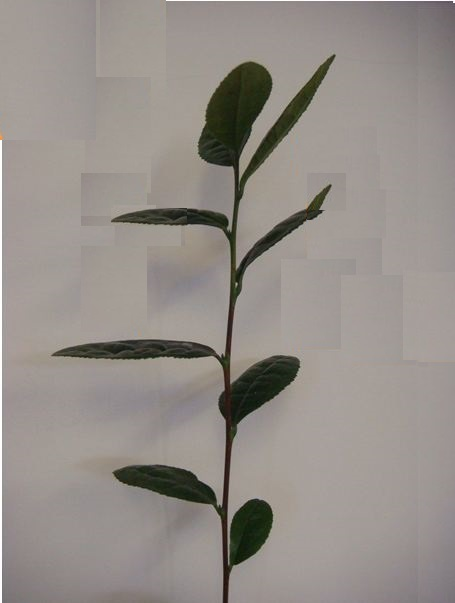
#> input picture images/ex5.jpg, 455 x 603 px, found by its file name
$ jupyter execute ex1.ipynb   (older library calls are emulated)
#> lines starting #> are read from the running program, lines starting #| are printed output that depends on the picture; after the words box and inside, x2 and y2 are one past the last pixel; in counts of white or black regions, pixels touching at a corner belong together
[cell 1]
import numpy as np
import cv2
from matplotlib import pyplot as plt

## Read the image

[cell 2]
def reloadImg():
    return cv2.imread('../../data/ex5.jpg')
#> returned value is the input picture: shape (603, 455, 3); mean B, G, R 136.5, 141.8, 148.1

[cell 3]
img = reloadImg()

#cv2.imshow('img',img)
#cv2.waitKey(0)
#cv2.destroyAllWindows()

plt.imshow(img)
plt.show()

converting to black and white pixel image

[cell 4]
gray = cv2.cvtColor(img,cv2.COLOR_BGR2GRAY)
ret, thresh = cv2.threshold(gray,0,255,cv2.THRESH_BINARY_INV+cv2.THRESH_OTSU)
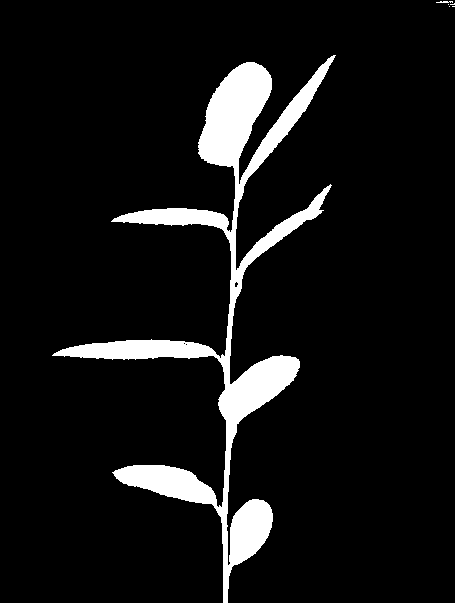
#> thresh: shape (603, 455); 8.1% white; 6 white regions (4 under 20 px), largest, box (x1, y1, x2, y2) and area: (52, 55, 336, 603) 22193, (436, 1, 453, 3) 26
#> ret = 97
plt.imshow(thresh)
plt.show()

cv2.imshow('thresh',thresh)
cv2.waitKey(0)
cv2.destroyAllWindows()

[cell 5]
# noise removal
kernel = np.ones((2,2),np.uint8)

# sure background area
sure_bg = cv2.dilate(thresh,kernel,iterations=3)
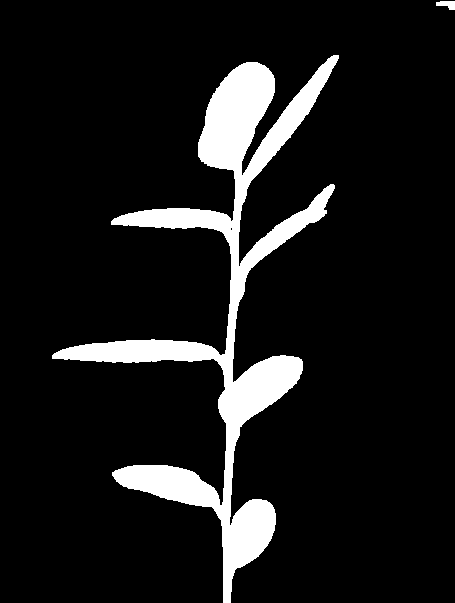
#> sure_bg: shape (603, 455); 10% white; 2 white regions, box (x1, y1, x2, y2) and area: (52, 55, 339, 603) 27450, (436, 1, 455, 10) 117

# Finding sure foreground area
dist_transform = cv2.distanceTransform(thresh,cv2.DIST_L2,3)
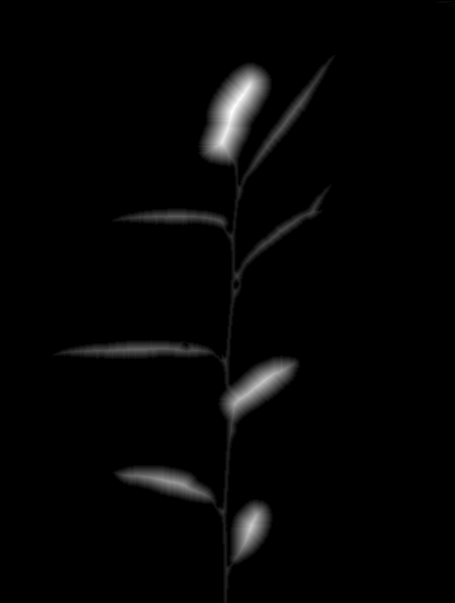
#> dist_transform: shape (603, 455) float32; min 0, max 24.9, mean 0.5; drawn with min black and max white
ret, sure_fg = cv2.threshold(dist_transform,0.2*dist_transform.max(),255,0)
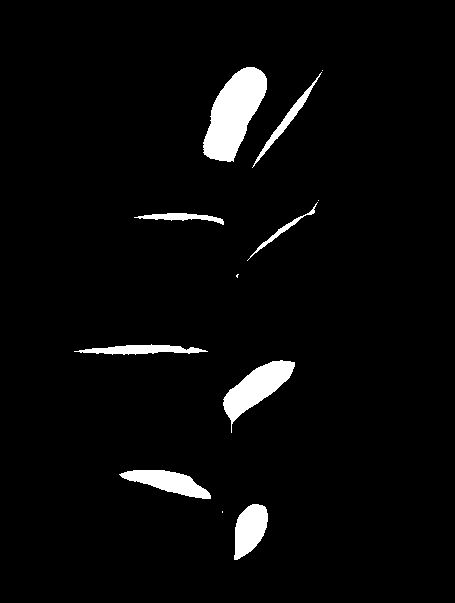
#> sure_fg: shape (603, 455) float32; 3.8% white; 12 white regions (4 under 20 px), largest, box (x1, y1, x2, y2) and area: (203, 67, 267, 162) 3565, (223, 360, 295, 433) 2066, (119, 470, 211, 499) 1355
#> ret = 4.98

# Finding unknown region
sure_fg = np.uint8(sure_fg)
unknown = cv2.subtract(sure_bg,sure_fg)
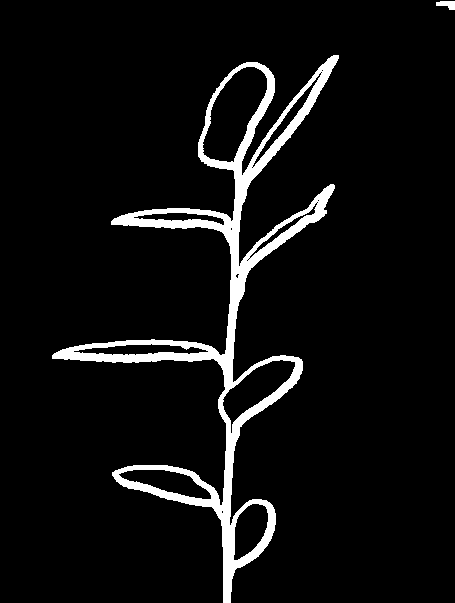
#> unknown: shape (603, 455); 6.2% white; 2 white regions, box (x1, y1, x2, y2) and area: (52, 55, 339, 603) 16972, (436, 1, 455, 10) 117

#cv2.imshow('original',img)
cv2.imshow('thresh',thresh)
#cv2.imshow('sure_bg',sure_bg)
cv2.imshow('dist_transform',dist_transform)
cv2.imshow('sure_fg',sure_fg)
#cv2.imshow('unknown',unknown)

cv2.waitKey(0)
cv2.destroyAllWindows()

isolating leaves

[cell 6]
from scipy import ndimage as ndi
label_objects, nb_labels = ndi.label(sure_fg)
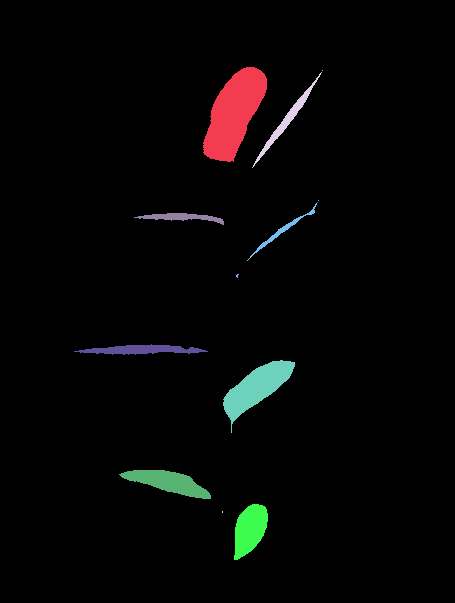
#> label_objects: shape (603, 455) int32; 19 distinct labels, from 0 to 18; one colour per label, 0 black
#> nb_labels = 18
sizes = np.bincount(label_objects.ravel())
#> sizes = 19 values, max 263887 at index 0, min 1 at index 2, mean 14440.3
mask_sizes = sizes > 30
mask_sizes[0] = 0
sure_fg2 = mask_sizes[label_objects]
#> sure_fg2: shape (603, 455) bool; 3.8% white; 8 white regions
sure_fg3 = np.uint8(sure_fg2.astype(int))
plt.imshow(sure_fg3)
plt.show()

Using Countours and counting

[cell 7]
img = reloadImg()

(_1, contours, _2) = cv2.findContours(sure_fg3, cv2.RETR_EXTERNAL, cv2.CHAIN_APPROX_NONE)
#> contours = 8 contours; box (x1, y1, x2, y2) and area: (203, 67, 267, 162) 3451, (223, 360, 295, 433) 1970, (119, 470, 211, 499) 1260, (234, 504, 268, 560) 1231, (74, 344, 208, 355) 692, (253, 73, 321, 167) 514, (134, 213, 224, 225) 366, (250, 203, 317, 258) 213
cv2.drawContours(img, contours, -1, (0, 0, 255), 1)
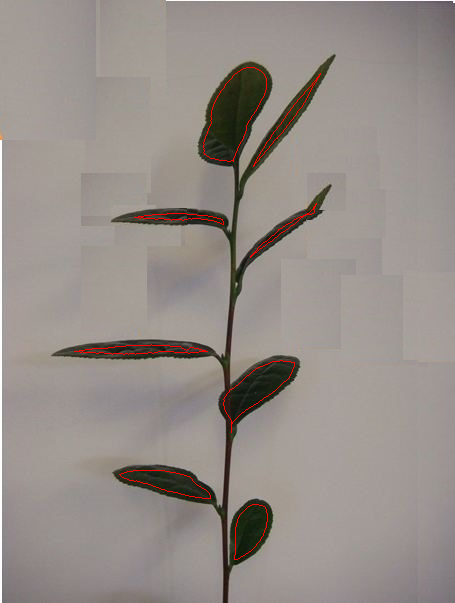
#> img: shape (603, 455, 3); 0.54% of pixels changed, all inside (x1, y1, x2, y2) = (74, 67, 321, 560)

print('no of leaves :',len(_2[0]))
#| no of leaves : 8

plt.imshow(img)
plt.show()

cv2.imshow('contours',img)
cv2.waitKey(0)
cv2.destroyAllWindows()
